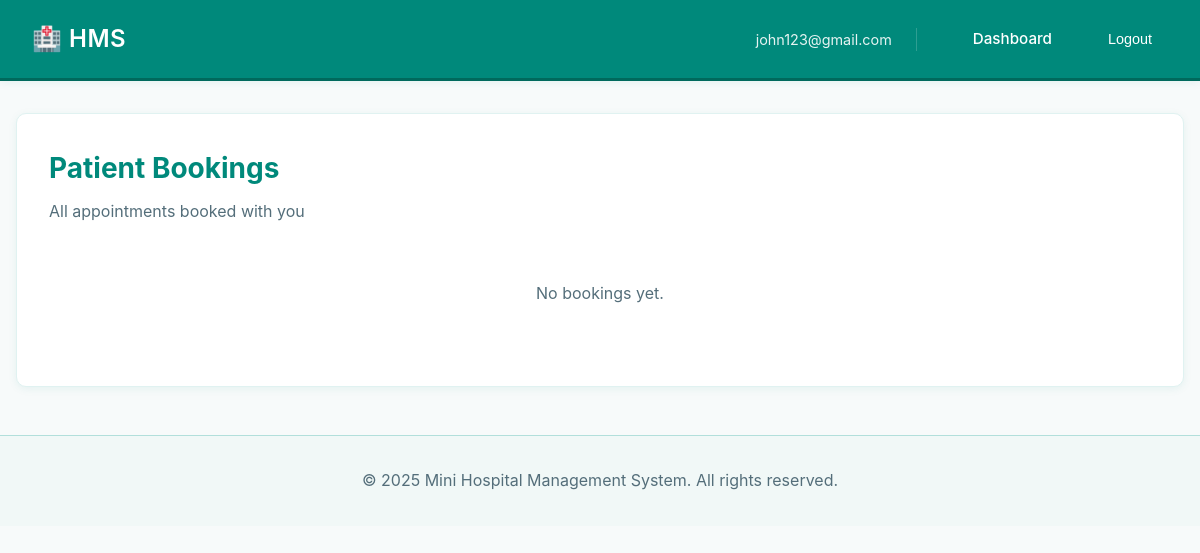
/doctors/bookings/ (signed in), run on an earlier commit of the app's database.
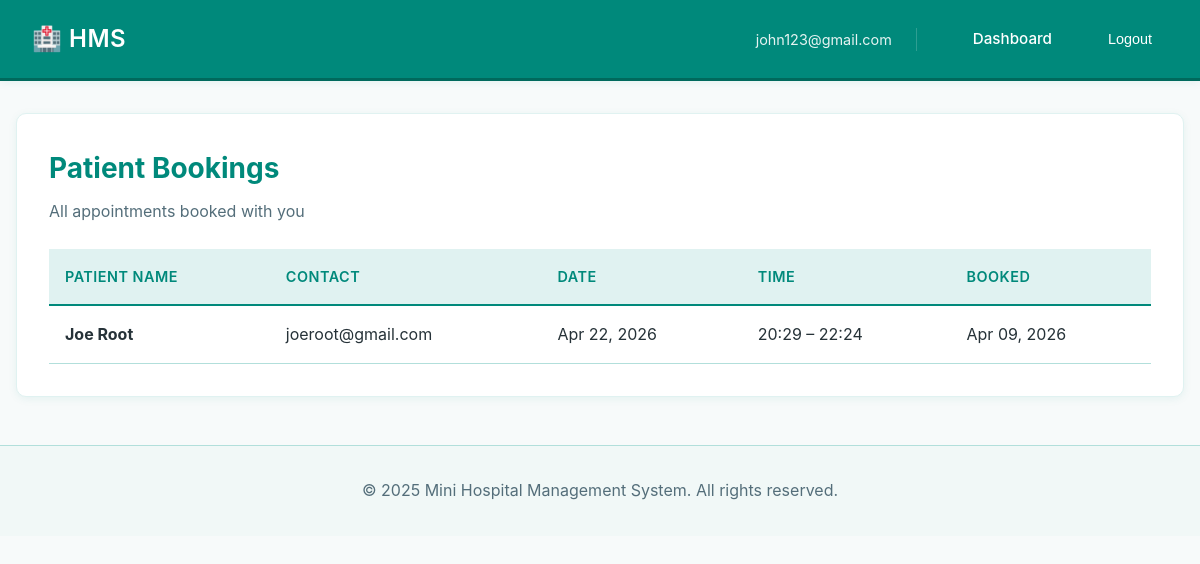
And on a later commit of the database.
### bookings/models.py (models this page shows, shortened)
class Booking(models.Model):
    PAYMENT_STATUS_CHOICES = [
        ('pending', 'Pending'),
        ('completed', 'Completed'),
        ('failed', 'Failed'),
    ]
    patient = models.ForeignKey(
        CustomUser,
        on_delete=models.CASCADE,
        related_name='bookings',
        limit_choices_to={'role': 'PATIENT'}
    )
    doctor = models.ForeignKey(
        CustomUser,
        on_delete=models.CASCADE,
        related_name='patient_bookings',
        limit_choices_to={'role': 'DOCTOR'}
    )
    slot = models.OneToOneField(
        AvailabilitySlot,
        on_delete=models.CASCADE,
        related_name='booking'
    )
    consultation_fee = models.DecimalField(max_digits=10, decimal_places=2, default=0)
    payment_status = models.CharField(
        max_length=20,
        choices=PAYMENT_STATUS_CHOICES,
        default='pending',
        help_text="Payment status for the consultation"
    )
    payment_id = models.CharField(max_length=100, blank=True, null=True, help_text="Razorpay payment ID")
    created_at = models.DateTimeField(auto_now_add=True)
    reminder_sent_24h = models.BooleanField(default=False, help_text="Whether 24-hour reminder has been sent")
    reminder_sent_1h = models.BooleanField(default=False, help_text="Whether 1-hour reminder has been sent")
    class Meta:
        db_table = 'bookings_booking'
        verbose_name = 'Booking'
        verbose_name_plural = 'Bookings'
        ordering = ['-created_at']

### accounts/models.py (models this page shows, shortened)
class CustomUser(AbstractUser):
    ROLE_CHOICES = (
        ('DOCTOR', 'Doctor'),
        ('PATIENT', 'Patient'),
    )
    role = models.CharField(
        max_length=10,
        choices=ROLE_CHOICES,
        default='PATIENT'
    )
    google_calendar_token = models.JSONField(
        null=True,
        blank=True,
        help_text="OAuth token for Google Calendar"
    )
    is_2fa_enabled = models.BooleanField(
        default=False,
        help_text="Whether two-factor authentication is enabled"
    )
    class Meta:
        db_table = 'accounts_customuser'
        verbose_name = 'User'
        verbose_name_plural = 'Users'
    def is_doctor(self):
        return self.role == 'DOCTOR'

### doctors/models.py (models this page shows, shortened)
class AvailabilitySlot(models.Model):
    doctor = models.ForeignKey(
        CustomUser,
        on_delete=models.CASCADE,
        related_name='availability_slots',
        limit_choices_to={'role': 'DOCTOR'}
    )
    date = models.DateField()
    start_time = models.TimeField()
    end_time = models.TimeField()
    is_booked = models.BooleanField(default=False)
    is_recurring = models.BooleanField(default=False, help_text="Repeat every week on this day")
    max_patients_per_day = models.IntegerField(default=10)
    created_at = models.DateTimeField(auto_now_add=True)
    updated_at = models.DateTimeField(auto_now=True)
    class Meta:
        db_table = 'doctors_availabilityslot'
        verbose_name = 'Availability Slot'
        verbose_name_plural = 'Availability Slots'
        ordering = ['-date', 'start_time']
        unique_together = ('doctor', 'date', 'start_time', 'end_time')
        indexes = [
            models.Index(fields=['doctor', 'date', 'is_booked']),
        ]

### doctors/views.py (the view)
    def wrapper(request, *args, **kwargs):
        if not request.user.is_authenticated or not request.user.is_doctor():
            messages.error(request, "You don't have permission to access this page.")
            return redirect('home')
        return view_func(request, *args, **kwargs)

### doctors/views.py (called while the page is built)
def doctor_only(view_func):
    def wrapper(request, *args, **kwargs):
        if not request.user.is_authenticated or not request.user.is_doctor():
            messages.error(request, "You don't have permission to access this page.")
            return redirect('home')
        return view_func(request, *args, **kwargs)
    return wrapper

@login_required(login_url='home')
@login_required(login_url='home')
@doctor_only
def view_bookings(request):
    bookings = Booking.objects.filter(doctor=request.user).select_related(
        'patient', 'slot'
    ).order_by('-created_at')
    context = {
        'bookings': bookings,
    }
    if request.GET.get('ajax') == '1':
        return render(request, 'doctors/view_bookings_content.html', context)
    return render(request, 'doctors/view_bookings.html', context)

### templates/doctors/view_bookings.html (shortened to what this page needs)
{% extends 'base.html' %}
{% block content %}
<div class="card">
    <h2>Patient Bookings</h2>
    <p style="color: #546E7A; margin-bottom: 1.5rem;">All appointments booked with you</p>
    {% if bookings %}
    <div style="overflow-x: auto;">
        <table>
            <thead>
                <tr>
                    <th>Patient Name</th>
                    <th>Contact</th>
                    <th>Date</th>
                    <th>Time</th>
                    <th>Booked</th>
                </tr>
            </thead>
            <tbody>
                {% for booking in bookings %}
                <tr>
                    <td><strong>{{ booking.patient.get_full_name }}</strong></td>
                    <td>{{ booking.patient.email }}</td>
                    <td>{{ booking.slot.date|date:"M d, Y" }}</td>
                    <td>{{ booking.slot.start_time|time:"H:i" }} – {{ booking.slot.end_time|time:"H:i" }}</td>
                    <td>{{ booking.created_at|date:"M d, Y" }}</td>
                </tr>
                {% endfor %}
            </tbody>
        </table>
    </div>
    {% else %}
    <p style="color: #546E7A; text-align: center; padding: 2rem;">No bookings yet.</p>
    {% endif %}
</div>
{% endblock %}

What changed in the data, as far as the page shows it:
added Booking: patient.get_full_name "Joe Root", patient.email "joeroot@gmail.com", slot "Apr 22, 2026", slot.start_time "20:29", slot.end_time "22:24", created_at "Apr 09, 2026"
Also different on the page:
text no longer shown: "No bookings yet."
text now shown: "PATIENT NAME CONTACT DATE TIME BOOKED"
